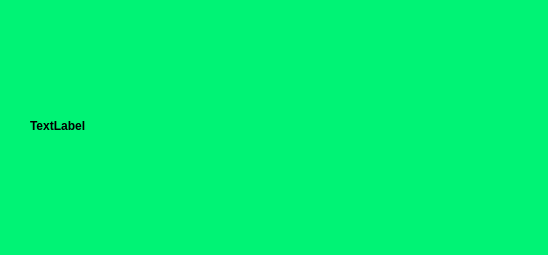
<?xml version="1.0" encoding="UTF-8"?>
<ui version="4.0">
 <class>Information</class>
 <widget class="QDialog" name="Information">
  <property name="geometry">
   <rect>
    <x>0</x>
    <y>0</y>
    <width>548</width>
    <height>255</height>
   </rect>
  </property>
  <property name="baseSize">
   <size>
    <width>548</width>
    <height>255</height>
   </size>
  </property>
  <property name="palette">
   <palette>
    <active>
     <colorrole role="Base">
      <brush brushstyle="SolidPattern">
       <color alpha="255">
        <red>0</red>
        <green>255</green>
        <blue>127</blue>
       </color>
      </brush>
     </colorrole>
     <colorrole role="Window">
      <brush brushstyle="SolidPattern">
       <color alpha="255">
        <red>0</red>
        <green>243</green>
        <blue>117</blue>
       </color>
      </brush>
     </colorrole>
    </active>
    <inactive>
     <colorrole role="Base">
      <brush brushstyle="SolidPattern">
       <color alpha="255">
        <red>0</red>
        <green>255</green>
        <blue>127</blue>
       </color>
      </brush>
     </colorrole>
     <colorrole role="Window">
      <brush brushstyle="SolidPattern">
       <color alpha="255">
        <red>0</red>
        <green>243</green>
        <blue>117</blue>
       </color>
      </brush>
     </colorrole>
    </inactive>
    <disabled>
     <colorrole role="Base">
      <brush brushstyle="SolidPattern">
       <color alpha="255">
        <red>0</red>
        <green>243</green>
        <blue>117</blue>
       </color>
      </brush>
     </colorrole>
     <colorrole role="Window">
      <brush brushstyle="SolidPattern">
       <color alpha="255">
        <red>0</red>
        <green>243</green>
        <blue>117</blue>
       </color>
      </brush>
     </colorrole>
    </disabled>
   </palette>
  </property>
  <property name="cursor">
   <cursorShape>CrossCursor</cursorShape>
  </property>
  <property name="windowTitle">
   <string> </string>
  </property>
  <widget class="QLabel" name="text">
   <property name="geometry">
    <rect>
     <x>30</x>
     <y>30</y>
     <width>491</width>
     <height>191</height>
    </rect>
   </property>
   <property name="baseSize">
    <size>
     <width>491</width>
     <height>191</height>
    </size>
   </property>
   <property name="font">
    <font>
     <pointsize>9</pointsize>
     <weight>75</weight>
     <bold>true</bold>
    </font>
   </property>
   <property name="cursor">
    <cursorShape>CrossCursor</cursorShape>
   </property>
   <property name="text">
    <string>TextLabel</string>
   </property>
  </widget>
 </widget>
 <resources/>
 <connections/>
</ui>
